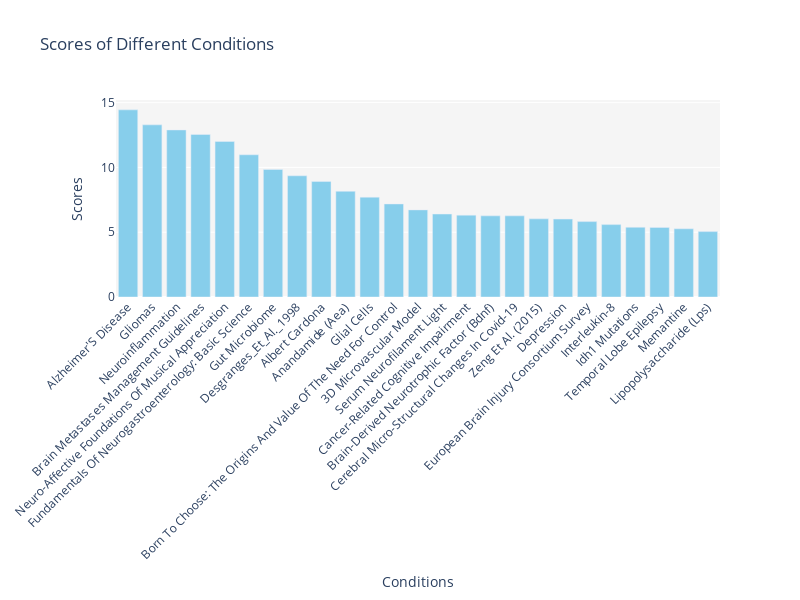

The notebook cell saved with this chart:
### Code cell
names = [item['name'] for item in pagerank[:25]]
scores = [item['score'] for item in pagerank[:25]]

fig = go.Figure([go.Bar(x=names, y=scores, marker_color='skyblue')])

fig.update_layout(
    title='Scores of Different Conditions',
    xaxis=dict(title='Conditions', tickangle=-45),
    yaxis=dict(title='Scores'),
    height=600,
    width=800, 
    plot_bgcolor='whitesmoke'
)

fig.show()

### Figure 1 — Plotly figure (JSON) as saved in the notebook; plotly's stock layout.template omitted (floating-point values rounded to 4 significant figures)
{"data": [{"marker": {"color": "skyblue"}, "x": ["Alzheimer'S Disease", "Gliomas", "Neuroinflammation", "Brain Metastases Management Guidelines", "Neuro-Affective Foundations Of Musical Appreciation", "Fundamentals Of Neurogastroenterology: Basic Science", "Gut Microbiome", "Desgranges_Et_Al._1998", "Albert Cardona", "Anandamide (Aea)", "Glial Cells", "Born To Choose: The Origins And Value Of The Need For Control", "3D Microvascular Model", "Serum Neurofilament Light", "Cancer-Related Cognitive Impairment", "Brain-Derived Neurotrophic Factor (Bdnf)", "Cerebral Micro-Structural Changes In Covid-19", "Zeng Et Al. (2015)", "Depression", "European Brain Injury Consortium Survey", "Interleukin-8", "Idh1 Mutations", "Temporal Lobe Epilepsy", "Memantine", "Lipopolysaccharide (Lps)"], "y": [14.44, 13.28, 12.89, 12.54, 12.0, 10.97, 9.84, 9.353, 8.911, 8.155, 7.702, 7.179, 6.722, 6.403, 6.316, 6.261, 6.261, 6.029, 6.014, 5.819, 5.586, 5.378, 5.372, 5.262, 5.046], "type": "bar"}], "layout": {"xaxis": {"title": {"text": "Conditions"}, "tickangle": -45}, "title": {"text": "Scores of Different Conditions"}, "yaxis": {"title": {"text": "Scores"}}, "height": 600, "width": 800, "plot_bgcolor": "whitesmoke"}}
